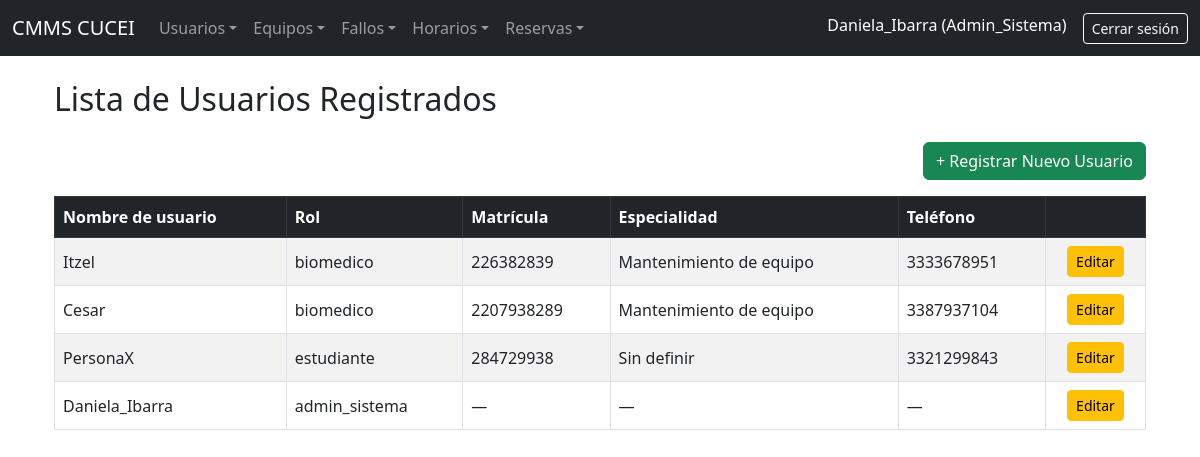
Screenshot of /usuarios/ (signed in) with the database file from the repository.
### CMMS_Lab/models.py (models this page shows, shortened)
class PerfilUsuario(models.Model):
    user = models.OneToOneField(User, on_delete=models.CASCADE)
    rol = models.CharField(max_length=20, choices=[
        ('estudiante', 'Estudiante'),
        ('biomedico', 'Biomedico'),
        ('admin_sistema', 'Administrador del sistema'),
    ])
    matricula = models.CharField(max_length=20, blank=True, null=True)
    telefono = models.CharField(max_length=15, blank=True, null=True)
    especialidad = models.CharField(max_length=100, blank=True, null=True)

### CMMS_Lab/views.py (the view)
# urls.py: path('usuarios/', views.lista_usuarios, name='lista_usuarios'),
@login_required
def lista_usuarios(request):
    if request.user.perfilusuario.rol != 'admin_sistema':
        return redirect('dashboard')
    usuarios = PerfilUsuario.objects.all()
    return render(request, 'usuarios/lista.html', {'usuarios': usuarios})

### CMMS_Lab/templates/usuarios/lista.html
{% extends 'base.html' %}
{% block content %}
<div class="container">
    <h2 class="mb-4">Lista de Usuarios Registrados</h2>
    <div class="mb-3 text-end">
        <a href="{% url 'registrar_biomedico' %}" class="btn btn-success">
            + Registrar Nuevo Usuario
        </a>
    </div>
    {% if usuarios %}
        <table class="table table-bordered table-striped align-middle">
            <thead class="table-dark">
                <tr>
                    <th>Nombre de usuario</th>
                    <th>Rol</th>
                    <th>Matrícula</th>
                    <th>Especialidad</th>
                    <th>Teléfono</th>
                    <th></th>
                </tr>
            </thead>
            <tbody>
                {% for perfil in usuarios %}
                <tr>
                    <td>{{ perfil.user.username }}</td>
                    <td>{{ perfil.rol }}</td>
                    <td>{{ perfil.matricula|default:"—" }}</td>
                    <td>{{ perfil.especialidad|default:"—" }}</td>
                    <td>{{ perfil.telefono|default:"—" }}</td>
                    <td class="text-center">
                        <a href="{% url 'editar_usuario' perfil.user.id %}" class="btn btn-sm btn-warning">
                            Editar
                        </a>
                    </td>
                </tr>
                {% endfor %}
            </tbody>
        </table>
    {% else %}
        <p>No hay usuarios registrados.</p>
    {% endif %}
</div>
{% endblock %}

### CMMS_Lab/templates/base.html (shortened to what this page needs)
<!DOCTYPE html>
<html lang="es">
<head>
    <link href="https://cdn.jsdelivr.net/npm/bootstrap@5.3.0/dist/css/bootstrap.min.css" rel="stylesheet">
</head>
<body>
    <nav class="navbar navbar-expand-lg navbar-dark bg-dark">
        <div class="container-fluid">
            <a class="navbar-brand" href="{% url 'dashboard' %}">CMMS CUCEI</a>
            <div class="collapse navbar-collapse" id="navbarCMMS">
                {% if user.is_authenticated %}
                    {% with rol=user.perfilusuario.rol %}
                    <ul class="navbar-nav me-auto mb-2 mb-lg-0">
{% if rol != 'estudiante' %}
<li class="nav-item dropdown">
    <a class="nav-link dropdown-toggle" href="#" data-bs-toggle="dropdown">Usuarios</a>
</li>
{% endif %}
                        <li class="nav-item dropdown">
                            <a class="nav-link dropdown-toggle" href="#" data-bs-toggle="dropdown">Equipos</a>
                        </li>
                        <li class="nav-item dropdown">
                            <a class="nav-link dropdown-toggle" href="#" data-bs-toggle="dropdown">Fallos</a>
                        </li>
                        {% if rol != 'estudiante' %}
                        <li class="nav-item dropdown">
                            <a class="nav-link dropdown-toggle" href="#" data-bs-toggle="dropdown">Horarios</a>
                        </li>
                        {% endif %}
                        {% if rol in 'admin_sistema' or rol == 'biomedico' %}
                        <li class="nav-item dropdown">
                            <a class="nav-link dropdown-toggle" href="#" data-bs-toggle="dropdown">Reservas</a>
                        </li>
                        {% endif %}
                    </ul>
                    <ul class="navbar-nav ms-auto">
                        <li class="nav-item">
                            <span class="navbar-text text-white me-3">
                                {{ user.username }} ({{ rol|title }})
                            </span>
                        </li>
                        <li class="nav-item">
                            <a class="btn btn-outline-light btn-sm" href="{% url 'logout' %}">Cerrar sesión</a>
                        </li>
                    </ul>
                    {% endwith %}
                {% else %}
                    <ul class="navbar-nav ms-auto">
                        <li class="nav-item">
                            <a class="btn btn-outline-light" href="{% url 'login' %}">Iniciar sesión</a>
                        </li>
                    </ul>
                {% endif %}
            </div>
        </div>
    </nav>
    <div class="container mt-4">
        {% block content %}
        {% endblock %}
    </div>
</body>
</html>

### rows the page displays
PerfilUsuario: rol "Admin_Sistema", user.username "Daniela_Ibarra", rol "admin_sistema", matricula "—", especialidad "—", telefono "—"
PerfilUsuario: user.username "Itzel", rol "biomedico", matricula "226382839", especialidad "Mantenimiento de equipo", telefono "3333678951"
PerfilUsuario: user.username "Cesar", rol "biomedico", matricula "2207938289", especialidad "Mantenimiento de equipo", telefono "3387937104"
PerfilUsuario: user.username "PersonaX", rol "estudiante", matricula "284729938", especialidad "Sin definir", telefono "3321299843"

### other values shown
{{ user.username }} "Daniela_Ibarra"
